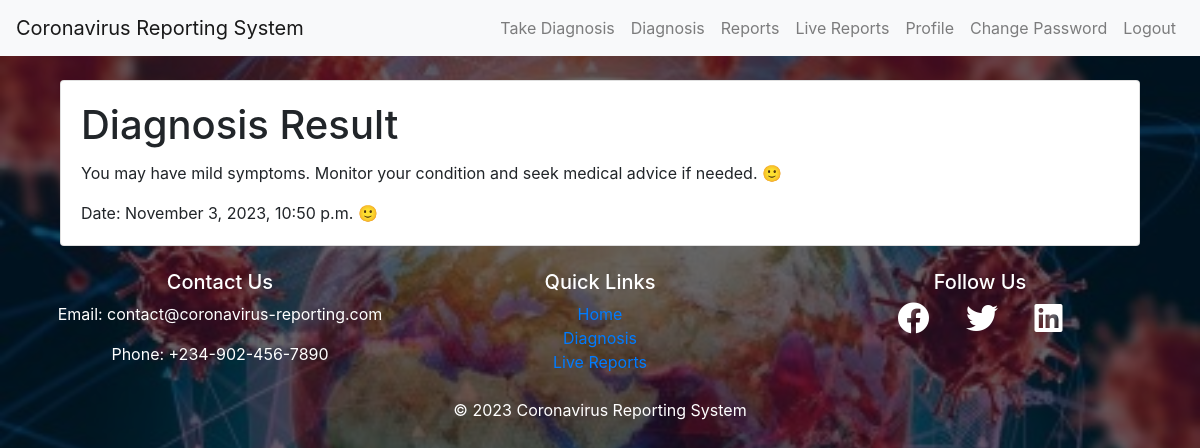
Page /result/5/ (signed in) on the committed database.
### diagnosis/models.py (models this page shows, shortened)
class Diagnosis(models.Model):
    user = models.ForeignKey(User, on_delete=models.CASCADE)
    symptoms = models.ManyToManyField(Symptom)
    result = models.TextField()
    date = models.DateTimeField(auto_now_add=True)

### diagnosis/views.py (the view)
# urls.py: path('result/<int:diagnosis_id>/', views.diagnosis_result, name='diagnosis_result'),
def diagnosis_result(request, diagnosis_id):
    diagnosis = Diagnosis.objects.filter(id=diagnosis_id, user=request.user).first()
    if not diagnosis:
        return redirect('diagnosis:home')  # Redirect to an appropriate page
    return render(request, 'diagnosis/diagnosis_result.html', {'diagnosis': diagnosis})

### templates/diagnosis/diagnosis_result.html (shortened to what this page needs)
{% extends "base.html" %}
{% block content %}
<div class="container">
    <div class="card">
        <div class="card-body">
            <h1 class="card-title">Diagnosis Result</h1>
            <p class="card-text">{{ diagnosis.result }} <span class="emoji">&#128578;</span></p>
            <p class="card-text">Date: {{ diagnosis.date|date:"F j, Y, g:i a" }} <span class="emoji">&#128578;</span></p>
        </div>
    </div>
</div>
{% endblock %}

### templates/base.html (style rules this page uses)
body::before { content: ""; position: fixed; top: 0; left: 0; width: 100%; height: 100%; background: rgba(0, 0, 0, 0.6); z-index: -1; }

### rows in the picture
Diagnosis: result "You may have mild symptoms. Monitor your condition and seek medical advice if needed.", date "November 3, 2023, 10:50 p.m."
